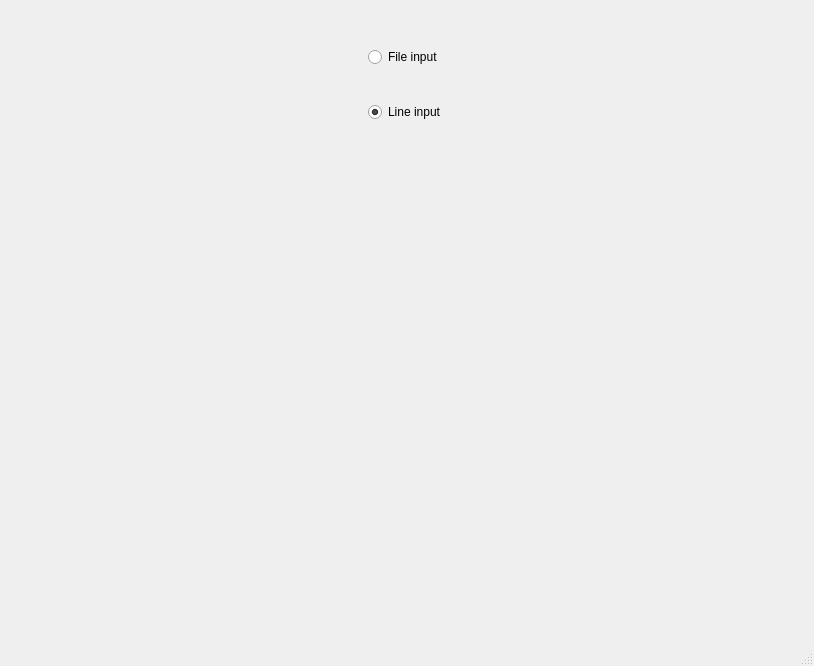
<?xml version="1.0" encoding="UTF-8"?>
<ui version="4.0">
 <class>ViMainWindow</class>
 <widget class="QMainWindow" name="ViMainWindow">
  <property name="geometry">
   <rect>
    <x>0</x>
    <y>0</y>
    <width>814</width>
    <height>666</height>
   </rect>
  </property>
  <property name="windowTitle">
   <string>Visore</string>
  </property>
  <widget class="ViWindow" name="centralwidget">
   <layout class="QGridLayout" name="gridLayout">
    <item row="0" column="5" colspan="2">
     <widget class="QWidget" name="widget" native="true">
      <layout class="QGridLayout" name="gridLayout_2">
       <item row="0" column="1">
        <widget class="QRadioButton" name="fileInput">
         <property name="text">
          <string>File input</string>
         </property>
        </widget>
       </item>
       <item row="1" column="1">
        <widget class="QRadioButton" name="lineInput">
         <property name="text">
          <string>Line input</string>
         </property>
         <property name="checked">
          <bool>true</bool>
         </property>
        </widget>
       </item>
       <item row="0" column="0">
        <spacer name="horizontalSpacer">
         <property name="orientation">
          <enum>Qt::Horizontal</enum>
         </property>
         <property name="sizeHint" stdset="0">
          <size>
           <width>40</width>
           <height>20</height>
          </size>
         </property>
        </spacer>
       </item>
       <item row="0" column="2">
        <spacer name="horizontalSpacer_2">
         <property name="orientation">
          <enum>Qt::Horizontal</enum>
         </property>
         <property name="sizeHint" stdset="0">
          <size>
           <width>40</width>
           <height>20</height>
          </size>
         </property>
        </spacer>
       </item>
      </layout>
     </widget>
    </item>
    <item row="1" column="5">
     <widget class="QWidget" name="playbackContainer" native="true">
      <layout class="QGridLayout" name="gridLayout_3"/>
     </widget>
    </item>
    <item row="2" column="5" colspan="2">
     <widget class="QWidget" name="originalWaveContainer" native="true">
      <property name="styleSheet">
       <string notr="true"/>
      </property>
      <layout class="QGridLayout" name="gridLayout_4"/>
     </widget>
    </item>
    <item row="1" column="6">
     <widget class="QWidget" name="volumeContainer" native="true">
      <layout class="QGridLayout" name="gridLayout_6"/>
     </widget>
    </item>
    <item row="3" column="5" colspan="2">
     <widget class="QWidget" name="correctedWaveContainer" native="true">
      <layout class="QGridLayout" name="gridLayout_5"/>
     </widget>
    </item>
   </layout>
  </widget>
  <widget class="QMenuBar" name="menubar">
   <property name="geometry">
    <rect>
     <x>0</x>
     <y>0</y>
     <width>814</width>
     <height>23</height>
    </rect>
   </property>
  </widget>
  <widget class="QStatusBar" name="statusbar"/>
 </widget>
 <customwidgets>
  <customwidget>
   <class>ViWindow</class>
   <extends>QWidget</extends>
   <header>viwindow.h</header>
   <container>1</container>
  </customwidget>
 </customwidgets>
 <resources/>
 <connections/>
</ui>
